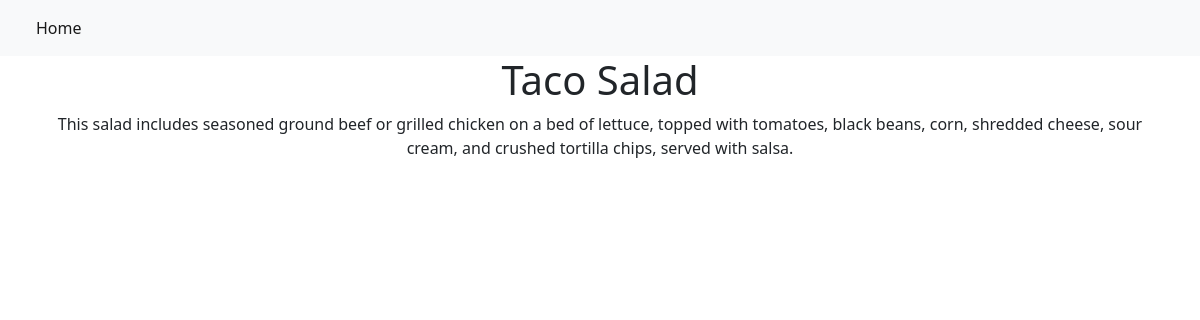
/item/17/, run on the app's committed database.
### restaurant_menu/models.py (models this page shows, shortened)
class Item(models.Model):
    meal = models.CharField(max_length=1000, unique=True)
    description = models.CharField(max_length=2000)
    price = models.DecimalField(max_digits=10, decimal_places=2)
    meal_type = models.CharField(max_length=200, choices=MEAL_TYPE)
    author = models.ForeignKey(User, on_delete=models.PROTECT)
    status = models.IntegerField(choices=STATUS, default=0)
    date_created = models.DateTimeField(auto_now_add=True)
    date_updated = models.DateTimeField(auto_now=True)

### restaurant_menu/views.py (the view)
# urls.py: path('item/<int:pk>/', views.MenuItemDetail.as_view(), name='menu_item')
class MenuItemDetail(generic.DetailView):
    model = Item
    template_name = "menu_item_detail.html"

### restaurant_menu/templates/menu_item_detail.html
{% extends 'base.html' %}
{% block content %}
    <div class="container" style="text-align:center">
        <h1>{{item.meal}}</h1>
        <p>{{item.description}}</p>
    </div>
{% endblock content %}

### data on the page
Item: meal "Taco Salad", description "This salad includes seasoned ground beef or grilled chicken on a bed of lettuce, topped with tomatoes, black beans, corn, shredded cheese, sour cream, and crushed tortilla chips, served with salsa."
